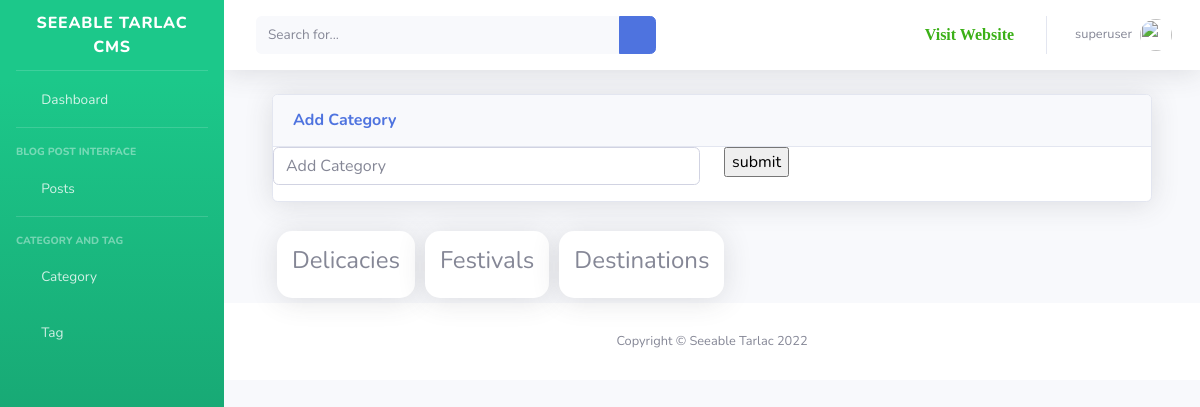
Page /dashboard/category/ (signed in) on the committed database.
### dashboard/models.py (models this page shows, shortened)
class Author(models.Model):
    author = models.OneToOneField(User, on_delete= models.CASCADE)
    email = models.EmailField(unique=True, blank=True, null=True)
    first_name = models.CharField(max_length=100, null=True, blank=True, verbose_name='First Name')
    last_name = models.CharField(max_length=100, null=True, blank=True,verbose_name='Last Name')
    designation = models.CharField(max_length=10, null=True)
    author_image = models.ImageField(upload_to='author/',verbose_name='Author Profile Image',blank=True, null=True)
    auth_status = models.CharField(max_length=100, null=True)
    class Meta:
        verbose_name_plural = 'Author'

### blog/models.py (models this page shows)
class Catagory(models.Model):
    name = models.CharField(max_length=200, null=True)
    slug = models.SlugField(null=True)
    image = models.CharField(max_length=300, null=True, blank=True )
    description = models.CharField(max_length=500, null=True,blank=True, verbose_name='Description')
    class Meta:
        verbose_name_plural = 'Catagory'
    def __str__(self):
        return str(self.name)

### dashboard/views.py (the view)
# urls.py: path('category/', views.CatagoryFunction.as_view(), name='category'),
class CatagoryFunction(View):
    @method_decorator(login_required(login_url='login'))
    def dispatch(self,request,*args,**kwargs):
        return super().dispatch(request,*args,**kwargs)
    def get(self, request,*args,**kwargs):
        catagory_obj = Catagory.objects.all().order_by('-id')
        context ={
            'catagory':catagory_obj
        }
        return render(request,'dashboard/catagory/catagory.html', context)

### blog/context_processors.py (called while the page is built)
def globalVariable(request):
    category = Catagory.objects.all()\
        .annotate(post_count=Count('blog'))\
        .filter(blog__isnull=False)\
        .order_by('-post_count')[:4]
    category_count = category.count()
    context = {
        'category':category,
        'cat_count':category_count
        }
    return context

### templates/dashboard/catagory/catagory.html (shortened to what this page needs)
{% extends 'dashboard/base/base.html' %}
{% block body %}
<div class="container-fluid">
    <div class="card shadow mb-4">
        <div class="card-header py-3">
            <h6 class="m-0 font-weight-bold text-primary">Add Category</h6>
        </div>
    <form action="{% url 'add_category' %}" method="POST">
        <div class="row">
            <div class="col">
                <div class="form-group">
                <input type="text" class="form-control" placeholder="Add Category" name="catagory">
                </div>
            </div>
            <div class="col">
                <input type="submit" value="submit">
            </div>
        </div>
    </form>
</div>
    <div class="category_wrap">
        {% for cat in catagory %}
        <div class="category">
            <h4>{{cat}}</h4>
        </div>
        {% endfor %}
    </div>
</div>
{% endblock %}

### templates/dashboard/base/base.html (shortened to what this page needs)
<!DOCTYPE html>
<html lang="en">
    {% load static %}
    {% load humanize %}
<head>
    {% load static %}
    <link href="{% static  'vendor/fontawesome-free/css/all.min.css' %}" rel="stylesheet" type="text/css">
    <link href="{% static 'css/sb-admin-2.min.css' %}" rel="stylesheet">
</head>
<body id="page-top">
    <div id="wrapper">
        <ul class="navbar-nav bg-gradient-success sidebar sidebar-dark accordion" id="accordionSidebar">
            <a class="sidebar-brand d-flex align-items-center justify-content-center" href="{% url 'dashboard' %}">
                <div class="sidebar-brand-text mx-3">Seeable Tarlac CMS</div>
            </a>
            <hr class="sidebar-divider my-0">
            {%  url 'dashboard' as url %}
            <li class="nav-item {% if request.path == url %} active {% endif %}">
                <a class="nav-link" href="{{ url }}">
                    <i class="fas fa-fw fa-tachometer-alt"></i>
                    <span>Dashboard</span></a>
            </li>
            <hr class="sidebar-divider">
            <div class="sidebar-heading">
                Blog Post Interface
            </div>
            <li class="nav-item">
                <a class="nav-link collapsed" href="#" data-toggle="collapse" data-target="#collapseTwo"
                    aria-expanded="true" aria-controls="collapseTwo">
                    <i class="fas fa-fw fa-cog"></i>
                    <span> Posts </span>
                </a>
            </li>
            <hr class="sidebar-divider">
            <div class="sidebar-heading">
                Category and Tag
            </div>
            <li class="nav-item">
                <a class="nav-link" href="{% url 'category' %}">
                    <i class="fas fa-fw fa-chart-area"></i>
                    <span>Category</span></a>
            </li>
            <li class="nav-item">
                <a class="nav-link" href="{% url 'tag' %}">
                    <i class="fas fa-fw fa-chart-area"></i>
                    <span>Tag</span></a>
            </li>
        </ul>
        <div id="content-wrapper" class="d-flex flex-column">
            <div id="content">
                <nav class="navbar navbar-expand navbar-light bg-white topbar mb-4 static-top shadow">
                    <form
                        class="d-none d-sm-inline-block form-inline mr-auto ml-md-3 my-2 my-md-0 mw-100 navbar-search">
                        <div class="input-group">
                            <input type="text" class="form-control bg-light border-0 small" placeholder="Search for..."
                                aria-label="Search" aria-describedby="basic-addon2">
                            <div class="input-group-append">
                                <button class="btn btn-primary" type="button">
                                    <i class="fas fa-search fa-sm"></i>
                                </button>
                            </div>
                        </div>
                    </form>
                    <ul class="navbar-nav ml-auto">
                        <li class="nav-item mx-1"> <a class="nav-link" style="color:rgb(59, 176, 23)" href="{% url 'home' %}" target="_blank"> <i class="fa fa-link"> Visit Website</i> </a></li>
                        <li class="nav-item dropdown no-arrow">
                            <a class="nav-link dropdown-toggle" href="#" id="userDropdown" role="button"
                                data-toggle="dropdown" aria-haspopup="true" aria-expanded="false">
                                <span class="mr-2 d-none d-lg-inline text-gray-600 small">{{ user.author.author.username }}</span>
                                {% if user.author.author_image %}
                                <img class="img-profile rounded-circle"
                                    src="{{ user.author.author_image.url }}">
                                {% else %}
                                <img class="img-profile rounded-circle" src="https://www.pngarts.com/files/11/Avatar-PNG-Transparent-Image.png" alt="">
                                {% endif %}
                            </a>
                        </li>
                    </ul>
                </nav>
                <div class="container-fluid">
                {% block body %}{% endblock %}
            </div>
            <footer class="sticky-footer bg-white" style="bottom: 0;">
                <div class="container my-auto">
                    <div class="copyright text-center my-auto">
                        <span>Copyright &copy; Seeable Tarlac 2022</span>
                    </div>
                </div>
            </footer>
        </div>
    </div>
</body>
</html>

### rows in the picture
Catagory: name "Delicacies"
Catagory: name "Festivals"
Catagory: name "Destinations"

### other values in the picture
{{ user.author.author.username }} "superuser"
